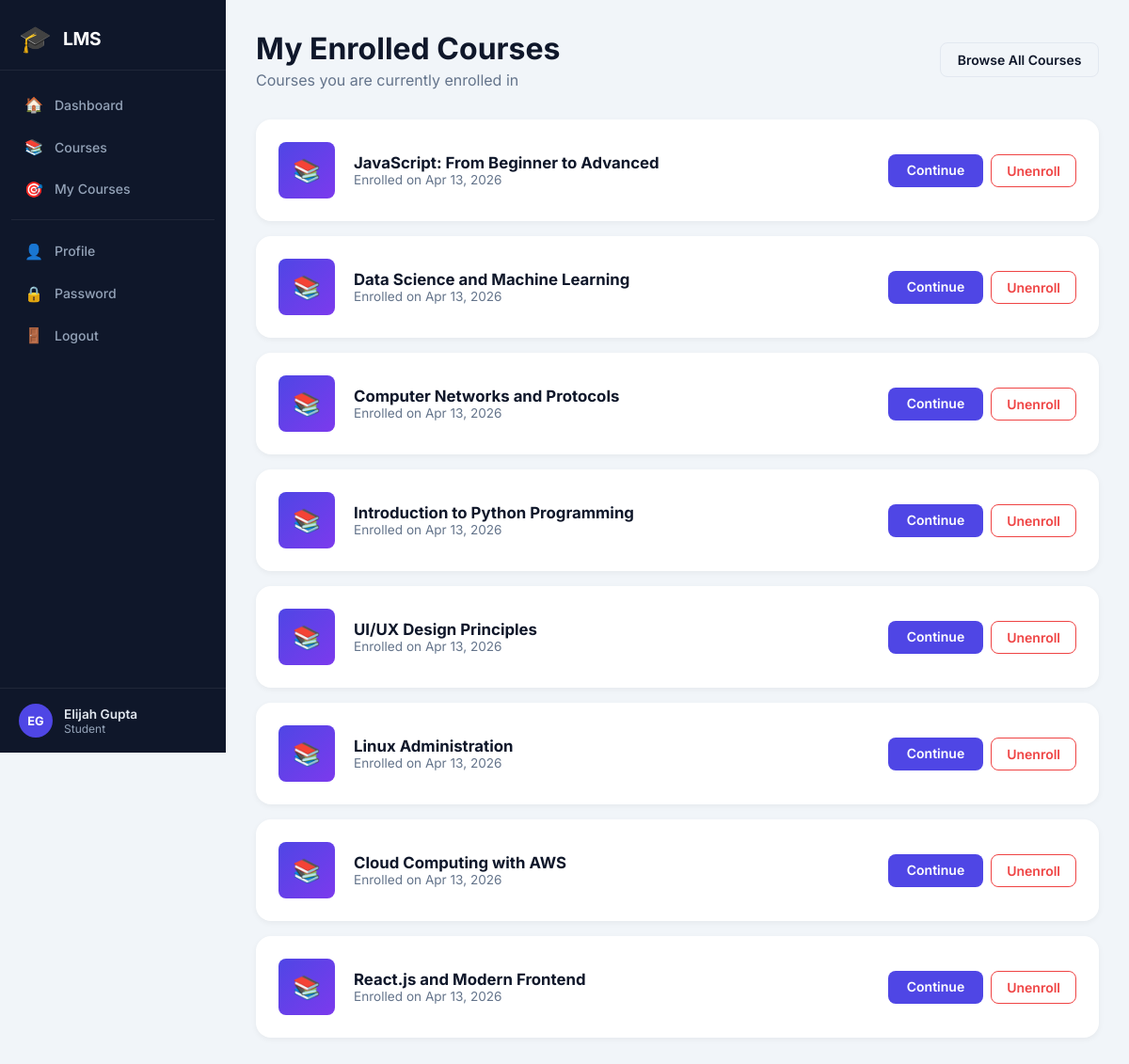
Page /courses/my-courses/ (signed in) on the earlier database version.
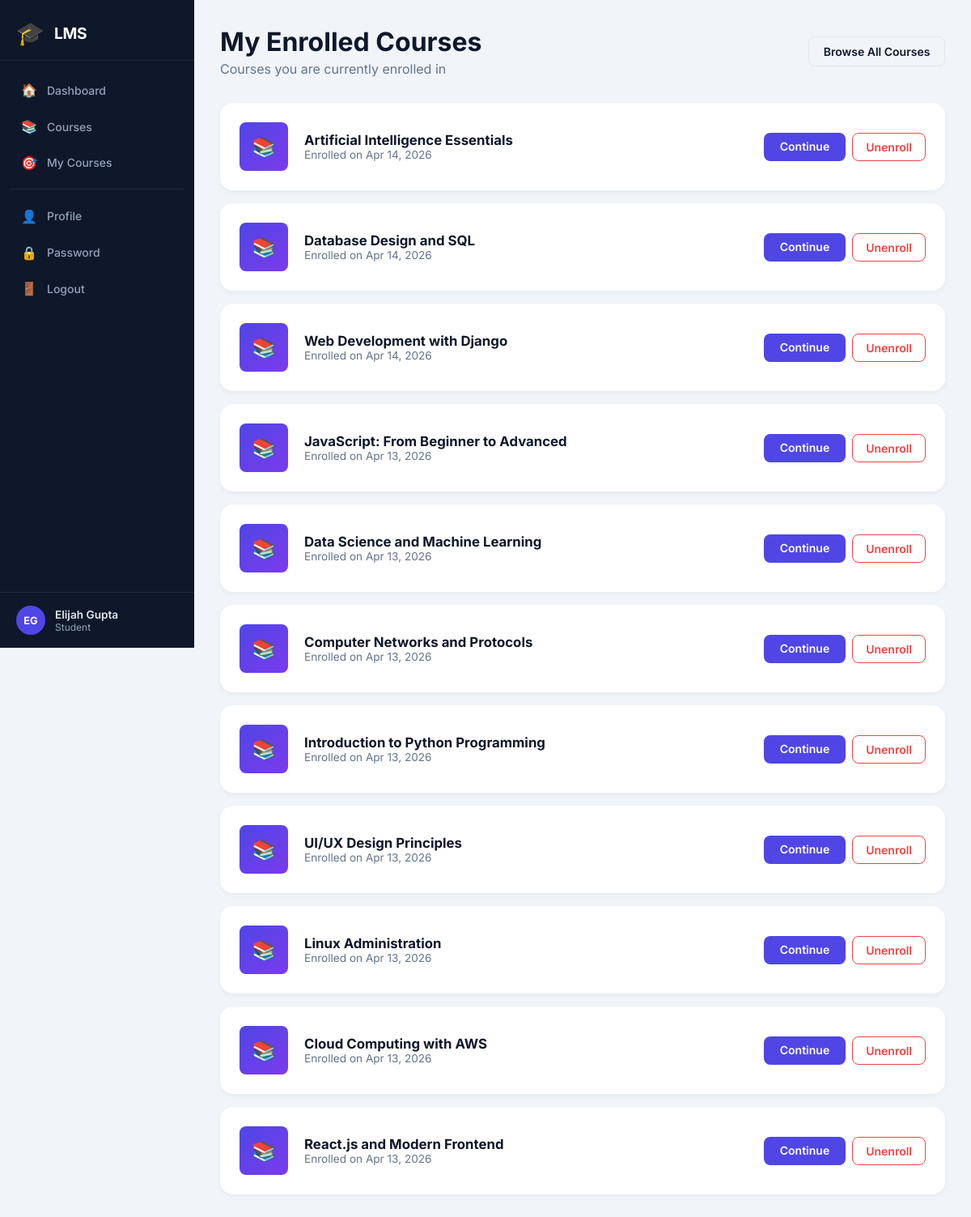
Same page on the later database version.
### accounts/models.py (models this page shows, shortened)
class CustomUser(AbstractBaseUser, PermissionsMixin):
    email = models.EmailField(unique=True)
    first_name = models.CharField(max_length=30, blank=True)
    last_name = models.CharField(max_length=30, blank=True)
    phone = models.CharField(max_length=15, blank=True)
    email_token = models.CharField(max_length=100, blank=True, null=True)
    is_active = models.BooleanField(default=False)
    is_staff = models.BooleanField(default=False)
    is_admin = models.BooleanField(default=False)
    is_teacher = models.BooleanField(default=False)
    created_date = models.DateTimeField(default=timezone.now)
    objects = CustomUserManager()
    USERNAME_FIELD = 'email'
    REQUIRED_FIELDS = []

### courses/models.py (models this page shows, shortened)
class Enrollment(models.Model):
    uuid = models.UUIDField(default=uuid.uuid4, editable=False, unique=True)
    student = models.ForeignKey(
        settings.AUTH_USER_MODEL,
        on_delete=models.CASCADE,
        related_name='enrollments',
    )
    course = models.ForeignKey(Course, on_delete=models.CASCADE, related_name='enrollments')
    enrollment_date = models.DateField(auto_now_add=True)
    created_date = models.DateTimeField(auto_now_add=True)
    updated_date = models.DateTimeField(auto_now=True)
    class Meta:
        unique_together = ('student', 'course')
        ordering = ['-enrollment_date']

class Course(models.Model):
    uuid = models.UUIDField(default=uuid.uuid4, editable=False, unique=True)
    course_name = models.CharField(max_length=255)
    description = models.TextField(blank=True)
    thumbnail = models.ImageField(upload_to='courses/thumbnails/', blank=True, null=True)
    teacher = models.ForeignKey(
        settings.AUTH_USER_MODEL,
        on_delete=models.SET_NULL,
        null=True,
        blank=True,
        related_name='teaching_courses',
        limit_choices_to={'is_teacher': True},
    )
    created_date = models.DateTimeField(auto_now_add=True)
    updated_date = models.DateTimeField(auto_now=True)
    class Meta:
        ordering = ['-created_date']

### courses/views.py (the view)
# urls.py: path('my-courses/', views.my_enrollments, name='my_enrollments'),
@login_required
def my_enrollments(request):
    enrollments = Enrollment.objects.filter(student=request.user).select_related('course')
    pending_requests = EnrollmentRequest.objects.filter(
        student=request.user, status='pending'
    ).select_related('course')
    rejected_requests = EnrollmentRequest.objects.filter(
        student=request.user, status='rejected'
    ).select_related('course')
    return render(request, 'courses/my_enrollments.html', {
        'enrollments': enrollments,
        'pending_requests': pending_requests,
        'rejected_requests': rejected_requests,
    })

### templates/courses/my_enrollments.html (shortened to what this page needs)
{% extends 'base.html' %}
{% block content %}
<div style="width:100%; max-width:900px;">
    <div style="display:flex; justify-content:space-between; align-items:center; margin-bottom:2rem;">
        <div>
            <h1 style="font-size:2rem; font-weight:700;">My Enrolled Courses</h1>
            <p style="color:var(--text-muted); margin-top:0.25rem;">Courses you are currently enrolled in</p>
        </div>
        <a href="{% url 'course_list' %}" class="btn btn-outline">Browse All Courses</a>
    </div>
    {% if enrollments %}
    <div style="display:flex; flex-direction:column; gap:1rem; margin-bottom:3rem;">
        {% for enrollment in enrollments %}
        <div style="background:var(--card-bg); border-radius:1rem; padding:1.5rem; display:flex; justify-content:space-between; align-items:center; box-shadow:0 2px 6px rgba(0,0,0,0.05); flex-wrap:wrap; gap:1rem;" class="fade-in">
            <div style="display:flex; align-items:center; gap:1.25rem;">
                {% if enrollment.course.thumbnail %}
                    <img src="{{ enrollment.course.thumbnail.url }}" style="width:60px; height:60px; border-radius:0.5rem; object-fit:cover;">
                {% else %}
                    <div style="width:60px; height:60px; border-radius:0.5rem; background:linear-gradient(135deg,#4F46E5,#7C3AED); display:flex; align-items:center; justify-content:center; font-size:1.5rem;">📚</div>
                {% endif %}
                <div>
                    <div style="font-weight:700; font-size:1.05rem;">{{ enrollment.course.course_name }}</div>
                    <div style="font-size:0.85rem; color:var(--text-muted);">Enrolled on {{ enrollment.enrollment_date|date:"M d, Y" }}</div>
                </div>
            </div>
            <div style="display:flex; gap:0.5rem;">
                <a href="{% url 'course_detail' enrollment.course.uuid %}" class="btn btn-primary" style="padding:0.5rem 1.25rem;">Continue</a>
                <a href="{% url 'unenroll_course' enrollment.course.uuid %}" class="btn btn-outline" style="padding:0.5rem 1rem; color:#EF4444; border-color:#EF4444;">Unenroll</a>
            </div>
        </div>
        {% endfor %}
    </div>
    {% else %}
    <div style="text-align:center; padding:3rem 0; color:var(--text-muted); background:var(--card-bg); border-radius:1rem; margin-bottom:3rem;">
        <p style="font-size:1.1rem;">You haven't enrolled in any courses yet.</p>
    </div>
    {% endif %}
</div>
{% endblock %}

### templates/base.html (shortened to what this page needs)
<!DOCTYPE html>
<html lang="en">
<head>
    {% load static %}
    <link rel="stylesheet" href="{% static 'css/style.css' %}">
</head>
<body>
    <div class="page-wrapper">
        {% if user.is_authenticated %}
        <aside class="sidebar" id="sidebar">
            <div class="sidebar-logo">
                <span class="logo-icon">🎓</span>
                <span class="logo-text">LMS</span>
            </div>
            <nav class="sidebar-nav">
                <a href="{% url 'dashboard' %}" class="nav-item {% block nav_dashboard %}{% endblock %}">
                    <span class="nav-icon">🏠</span><span>Dashboard</span>
                </a>
                <a href="{% url 'course_list' %}" class="nav-item {% block nav_courses %}{% endblock %}">
                    <span class="nav-icon">📚</span><span>Courses</span>
                </a>
                {% if not user.is_admin and not user.is_teacher %}
                <a href="{% url 'my_enrollments' %}" class="nav-item">
                    <span class="nav-icon">🎯</span><span>My Courses</span>
                </a>
                {% endif %}
                <div class="nav-divider"></div>
                <a href="{% url 'profile' %}" class="nav-item">
                    <span class="nav-icon">👤</span><span>Profile</span>
                </a>
                <a href="{% url 'change_password' %}" class="nav-item">
                    <span class="nav-icon">🔒</span><span>Password</span>
                </a>
                <a href="{% url 'logout' %}" class="nav-item nav-logout">
                    <span class="nav-icon">🚪</span><span>Logout</span>
                </a>
            </nav>
            <div class="sidebar-user">
                <div class="sidebar-avatar">
                    {{ user.first_name|first|upper }}{{ user.last_name|first|upper }}
                </div>
                <div>
                    <div style="font-weight:600; font-size:0.85rem;">{{ user.first_name }} {{ user.last_name }}</div>
                    <div style="font-size:0.75rem; color:#94a3b8;">
                        {% if user.is_admin %}Admin{% elif user.is_teacher %}Teacher{% else %}Student{% endif %}
                    </div>
                </div>
            </div>
        </aside>
        {% endif %}
        <main class="main-content {% if not user.is_authenticated %}public-main{% endif %}">
            {% block content %}{% endblock %}
        </main>
    </div>
</body>
</html>

### static/css/style.css (style rules this page uses)
:root { --primary: #4F46E5; --primary-hover: #4338CA; --primary-light: #EEF2FF; --sidebar-bg: #0F172A; --sidebar-text: #94a3b8; --sidebar-active: #4F46E5; --sidebar-w: 240px; --card-bg: #FFFFFF; --bg: #F1F5F9; --text: #0F172A; --text-muted: #64748B; --border: #E2E8F0; --success: #10B981; --danger: #EF4444; --warning: #F59E0B; --info: #3B82F6; --radius: 0.875rem; --shadow: 0 4px 6px -1px rgba(0,0,0,0.05), 0 2px 4px -1px rgba(0,0,0,0.04); --shadow-lg: 0 10px 15px -3px rgba(0,0,0,0.08), 0 4px 6px -2px rgba(0,0,0,0.05); }
*, *::before, *::after { margin:0; padding:0; box-sizing:border-box; }
body { font-family: 'Inter', sans-serif; background: var(--bg); color: var(--text); min-height: 100vh; }
.page-wrapper { display:flex; min-height:100vh; }
.sidebar { width: var(--sidebar-w); background: var(--sidebar-bg); display: flex; flex-direction: column; position: fixed; top: 0; left: 0; height: 100vh; z-index: 100; transition: transform 0.3s ease; overflow-y: auto; }
.sidebar-logo { display: flex; align-items: center; gap: 0.75rem; padding: 1.5rem 1.25rem 1rem; border-bottom: 1px solid rgba(255,255,255,0.07); }
.logo-icon { font-size: 1.75rem; }
.logo-text { font-size: 1.2rem; font-weight: 700; color: #fff; letter-spacing:-0.02em; }
.sidebar-nav { flex: 1; padding: 1rem 0.75rem; display: flex; flex-direction: column; gap: 0.25rem; }
.nav-item { display: flex; align-items: center; gap: 0.75rem; padding: 0.65rem 0.875rem; border-radius: 0.625rem; color: var(--sidebar-text); text-decoration: none; font-size: 0.875rem; font-weight: 500; transition: all 0.2s ease; }
.nav-icon { font-size: 1rem; width: 1.25rem; text-align: center; }
.nav-divider { height: 1px; background: rgba(255,255,255,0.07); margin: 0.5rem 0; }
.sidebar-user { display: flex; align-items: center; gap: 0.75rem; padding: 1rem 1.25rem; border-top: 1px solid rgba(255,255,255,0.07); color: #e2e8f0; }
.sidebar-avatar { width: 36px; height: 36px; border-radius: 50%; background: var(--primary); display: flex; align-items: center; justify-content: center; font-weight: 700; font-size: 0.8rem; color: #fff; flex-shrink: 0; }
.main-content { margin-left: var(--sidebar-w); flex: 1; padding: 2rem; min-height: 100vh; }
.btn { display: inline-block; padding: 0.55rem 1.1rem; border-radius: 0.5rem; font-size: 0.875rem; font-weight: 600; cursor: pointer; text-decoration: none; border: none; transition: all 0.2s ease; text-align: center; font-family: 'Inter', sans-serif; }
.btn-primary { background: var(--primary); color: #fff; }
.btn-outline { border: 1.5px solid var(--border); background: transparent; color: var(--text); }
.fade-in { animation: fadeUp 0.4s ease forwards; }

Differences in the rows shown:
added Enrollment: course.course_name "Artificial Intelligence Essentials", enrollment_date "Apr 14, 2026"
added Enrollment: course.course_name "Database Design and SQL", enrollment_date "Apr 14, 2026"
added Enrollment: course.course_name "Web Development with Django", enrollment_date "Apr 14, 2026"
